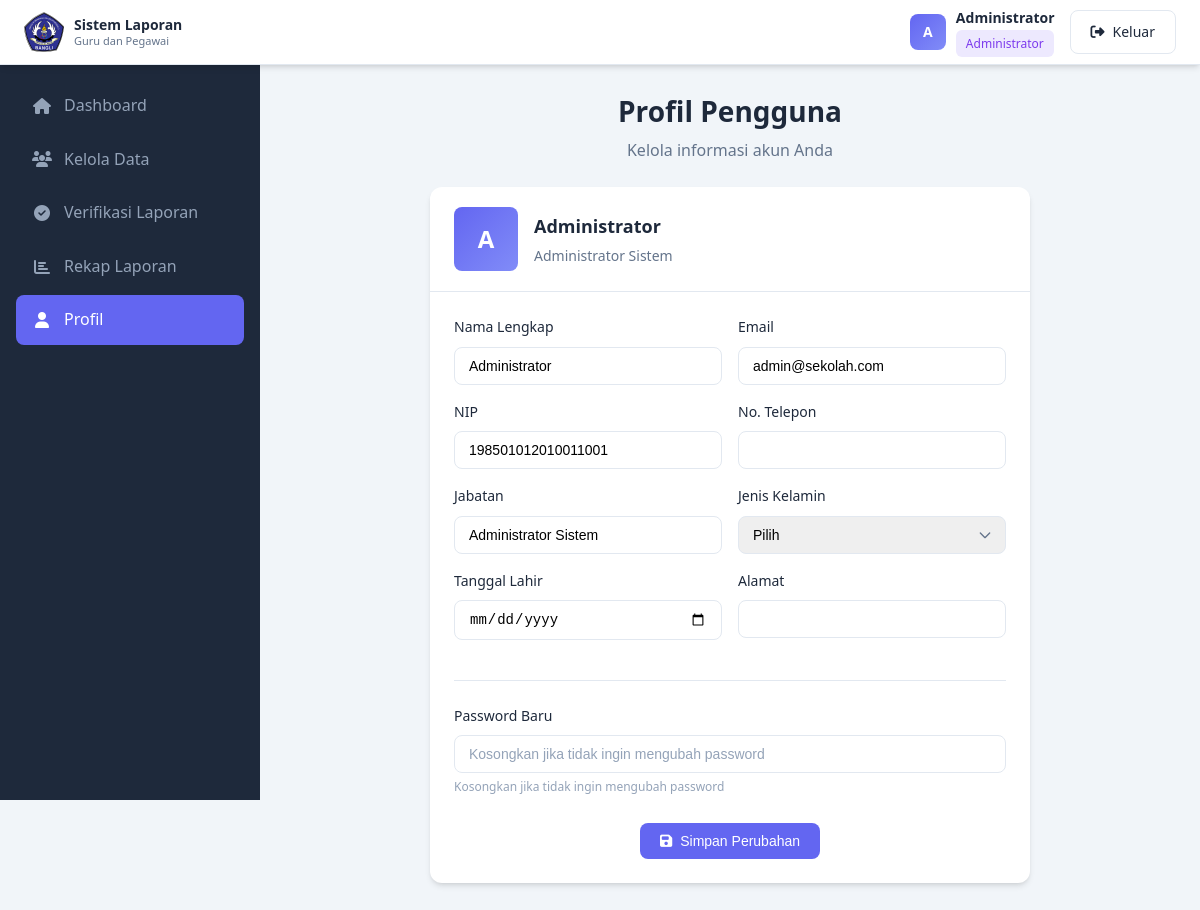
The page /profil.php (signed in) on the database its author committed.
### tables this page shows
CREATE TABLE `users` (
  `id` int(11) NOT NULL,
  `email` varchar(100) NOT NULL,
  `password` varchar(255) NOT NULL,
  `name` varchar(100) NOT NULL,
  `role` enum('ADMIN','GURU','PEGAWAI','KEPALA_SEKOLAH') DEFAULT 'GURU',
  `nip` varchar(20) DEFAULT NULL,
  `phone` varchar(20) DEFAULT NULL,
  `position` varchar(100) DEFAULT NULL,
  `address` text DEFAULT NULL,
  `gender` enum('Laki-laki','Perempuan') DEFAULT NULL,
  `birth_date` date DEFAULT NULL,
  `created_at` timestamp NOT NULL DEFAULT current_timestamp(),
  `updated_at` timestamp NOT NULL DEFAULT current_timestamp() ON UPDATE current_timestamp()
);

### config/database.php (called while the page is built, shortened)
<?php
function getConnection() {
    $conn = new mysqli(DB_HOST, DB_USER, DB_PASS, DB_NAME);
    $conn->set_charset("utf8");
    return $conn;
}
function getCurrentUser() {
    $conn = getConnection();
    $stmt = $conn->prepare("SELECT * FROM users WHERE id = ?");
    $stmt->bind_param("i", $_SESSION['user_id']);
    $stmt->execute();
    $result = $stmt->get_result();
    $user = $result->fetch_assoc();
    return $user;
}
function getRoleLabel($role) {
    $labels = [
        'ADMIN' => 'Administrator',
        'KEPALA_SEKOLAH' => 'Kepala Sekolah',
        'GURU' => 'Guru',
        'PEGAWAI' => 'Pegawai'
    ];
    return $labels[$role] ?? $role;
}
?>

### profil.php (the view, shortened to what this page needs)
<?php
require_once __DIR__ . '/includes/header.php';
?>
<center>
<div class="page-header">
    <h1 class="page-title">Profil Pengguna</h1>
    <p class="page-subtitle">Kelola informasi akun Anda</p>
</div>
</center>
<div style="max-width: 600px; margin: 0 auto;">
    <div class="card">
        <div class="card-header" style="display: flex; align-items: center; gap: 1rem;">
            <div class="user-avatar" style="width: 64px; height: 64px; font-size: 1.5rem;">
                <?php echo strtoupper(substr($user['name'], 0, 1)); ?>
            </div>
            <div>
                <h3 class="card-title"><?php echo htmlspecialchars($user['name']); ?></h3>
                <p class="card-subtitle"><?php echo htmlspecialchars($user['position'] ?? $user['role']); ?></p>
            </div>
        </div>
        <div class="card-body">
            <form method="POST">
                <div class="form-row">
                    <div class="form-group">
                        <label class="form-label">Nama Lengkap</label>
                        <input type="text" name="name" class="form-control" required
                               value="<?php echo htmlspecialchars($user['name']); ?>">
                    </div>
                    <div class="form-group">
                        <label class="form-label">Email</label>
                        <input type="email" name="email" class="form-control" required
                               value="<?php echo htmlspecialchars($user['email']); ?>">
                    </div>
                </div>
                <div class="form-row">
                    <div class="form-group">
                        <label class="form-label">NIP</label>
                        <input type="text" name="nip" class="form-control"
                               value="<?php echo htmlspecialchars($user['nip'] ?? ''); ?>">
                    </div>
                    <div class="form-group">
                        <label class="form-label">No. Telepon</label>
                        <input type="text" name="phone" class="form-control"
                               value="<?php echo htmlspecialchars($user['phone'] ?? ''); ?>">
                    </div>
                </div>
                <div class="form-row">
                    <div class="form-group">
                        <label class="form-label">Jabatan</label>
                        <input type="text" name="position" class="form-control"
                               value="<?php echo htmlspecialchars($user['position'] ?? ''); ?>">
                    </div>
                    <div class="form-group">
                        <label class="form-label">Jenis Kelamin</label>
                        <select name="gender" class="form-control form-select">
                            <option value="">Pilih</option>
                        </select>
                    </div>
                </div>
                <div class="form-row">
                    <div class="form-group">
                        <label class="form-label">Tanggal Lahir</label>
                        <input type="date" name="birth_date" class="form-control"
                               value="<?php echo $user['birth_date'] ?? ''; ?>">
                    </div>
                    <div class="form-group">
                        <label class="form-label">Alamat</label>
                        <input type="text" name="address" class="form-control"
                               value="<?php echo htmlspecialchars($user['address'] ?? ''); ?>">
                    </div>
                </div>
                <hr style="margin: 1.5rem 0; border: none; border-top: 1px solid #e2e8f0;">
                <div class="form-group">
                    <label class="form-label">Password Baru</label>
                    <input type="password" name="new_password" class="form-control"
                           placeholder="Kosongkan jika tidak ingin mengubah password">
                    <small style="color: #94a3b8; font-size: 0.75rem;">Kosongkan jika tidak ingin mengubah password</small>
                </div>
                <CEnter>
                <div style="margin-top: 1.5rem;">
                    <button type="submit" class="btn btn-primary">
                        <i class="fas fa-save"></i>
                        Simpan Perubahan
                    </button>
                </div>
                </CEnter>
            </form>
        </div>
    </div>
</div>
<?php require_once __DIR__ . '/includes/footer.php'; ?>

### includes/header.php (shortened to what this page needs)
<?php
require_once __DIR__ . '/../config/database.php';
$currentPage = basename($_SERVER['PHP_SELF'], '.php');
$user = getCurrentUser();
$menuItems = [
    'dashboard' => ['label' => 'Dashboard', 'icon' => 'home', 'roles' => ['ADMIN', 'KEPALA_SEKOLAH', 'GURU', 'PEGAWAI']],
    'input-laporan' => ['label' => 'Input Laporan', 'icon' => 'file-plus', 'roles' => ['GURU', 'PEGAWAI']],
    'riwayat-laporan' => ['label' => 'Riwayat Laporan', 'icon' => 'clock', 'roles' => ['GURU', 'PEGAWAI']],
    'kelola-data' => ['label' => 'Kelola Data', 'icon' => 'users', 'roles' => ['ADMIN']],
    'verifikasi' => ['label' => 'Verifikasi Laporan', 'icon' => 'check-circle', 'roles' => ['ADMIN']],
    'monitoring' => ['label' => 'Rekap Laporan', 'icon' => 'chart-bar', 'roles' => ['KEPALA_SEKOLAH', 'ADMIN']],
    'profil' => ['label' => 'Profil', 'icon' => 'user', 'roles' => ['ADMIN', 'KEPALA_SEKOLAH', 'GURU', 'PEGAWAI']],
];
$filteredMenuItems = array_filter($menuItems, function($item) use ($user) {
    return in_array($user['role'], $item['roles']);
});
?>
<!DOCTYPE html>
<html lang="id">
<head>
    <link rel="stylesheet" href="https://cdnjs.cloudflare.com/ajax/libs/font-awesome/6.4.0/css/all.min.css">
    <link rel="stylesheet" href="<?php echo BASE_URL; ?>/assets/css/style.css">
</head>
<body>
<header class="header">
    <div class="header-content">
        <div class="header-left">
            <div class="logo">
                <img src="logosmk3.png" alt="Logo Sekolah" class="logo-img">
                <div class="logo-text">
                    <span class="logo-title">Sistem Laporan</span>
                    <span class="logo-subtitle">Guru dan Pegawai</span>
                </div>
            </div>
        </div>
        <div class="header-right">
            <div class="user-info">
                <div class="user-avatar">
                    <?php echo strtoupper(substr($user['name'], 0, 1)); ?>
                </div>
                <div class="user-details">
                    <span class="user-name"><?php echo htmlspecialchars($user['name']); ?></span>
                    <span class="user-role badge badge-<?php echo strtolower($user['role']); ?>">
                        <?php echo getRoleLabel($user['role']); ?>
                    </span>
                </div>
            </div>
            <a href="<?php echo BASE_URL; ?>/logout.php" class="btn btn-outline">
                <i class="fas fa-sign-out-alt"></i>
                <span>Keluar</span>
            </a>
        </div>
    </div>
</header>
    <aside class="sidebar" id="sidebar">
        <nav class="sidebar-nav">
            <?php foreach ($filteredMenuItems as $page => $item): ?>
            <a href="<?php echo BASE_URL; ?>/<?php echo $page; ?>.php"
               class="sidebar-link <?php echo $currentPage === $page ? 'active' : ''; ?>">
                <i class="fas fa-<?php echo $item['icon']; ?>"></i>
                <span><?php echo $item['label']; ?></span>
            </a>
            <?php endforeach; ?>
        </nav>
    </aside>
    <main class="main-content">

### includes/header.php (style rules this page uses)
.header-content { display: flex; justify-content: space-between; align-items: center; }
.header-left { display: flex; align-items: center; gap: 12px; }
.logo { display: flex; align-items: center; gap: 10px; }
.logo-img { width: 40px; height: 40px; object-fit: contain; }
.logo-text { display: flex; flex-direction: column; line-height: 1.2; }
.logo-title { font-weight: 600; font-size: 14px; }
.logo-subtitle { font-size: 11px; color: #64748b; }
.header-right { display: flex; align-items: center; gap: 15px; }
.user-info { display: flex; align-items: center; gap: 10px; }

### includes/footer.php (style rules this page uses)
.user-avatar { width: 36px; height: 36px; background: linear-gradient(135deg, #6366f1, #818cf8); border-radius: 8px; display: inline-flex; align-items: center; justify-content: center; color: white; font-weight: 600; font-size: 0.875rem; }

### rows shown on the page
users: name "A", name "Administrator", role "Administrator", position "Administrator Sistem", email "admin@sekolah.com", nip "198501012010011001"

### other values the page prints
$item['label'] "Dashboard"
$item['label'] "Kelola Data"
$item['label'] "Verifikasi Laporan"
$item['label'] "Rekap Laporan"
$item['label'] "Profil"
